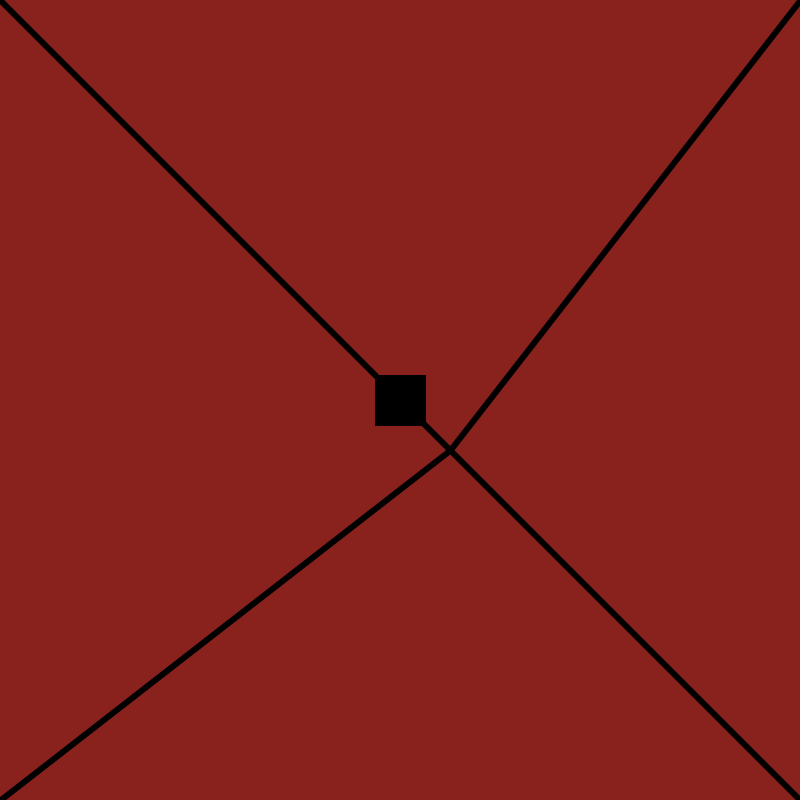
Frame 1 (no input)
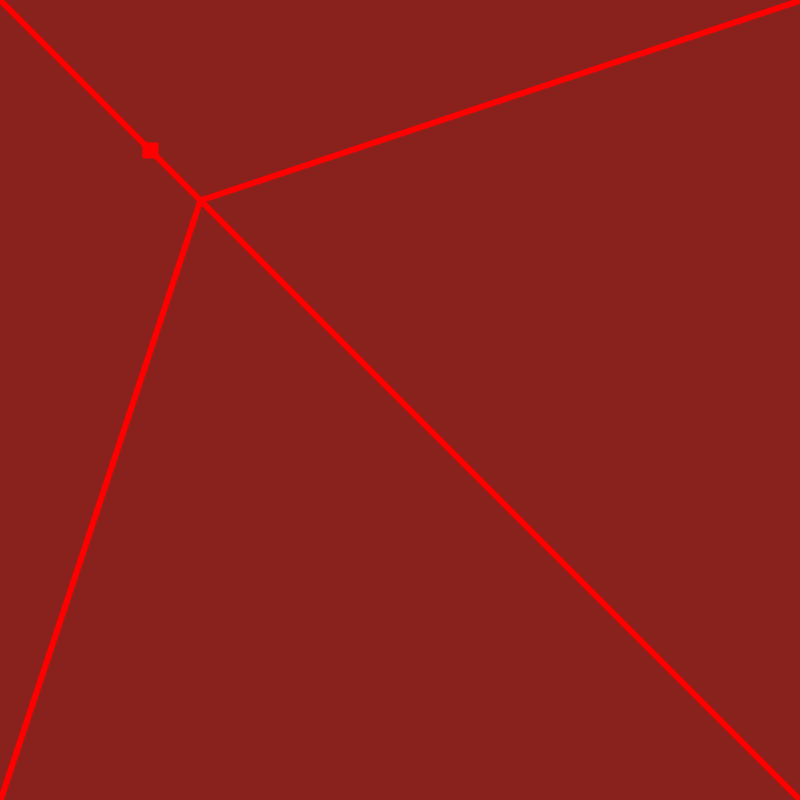
Frame 60 (the mouse pressed at the canvas centre just before this capture)
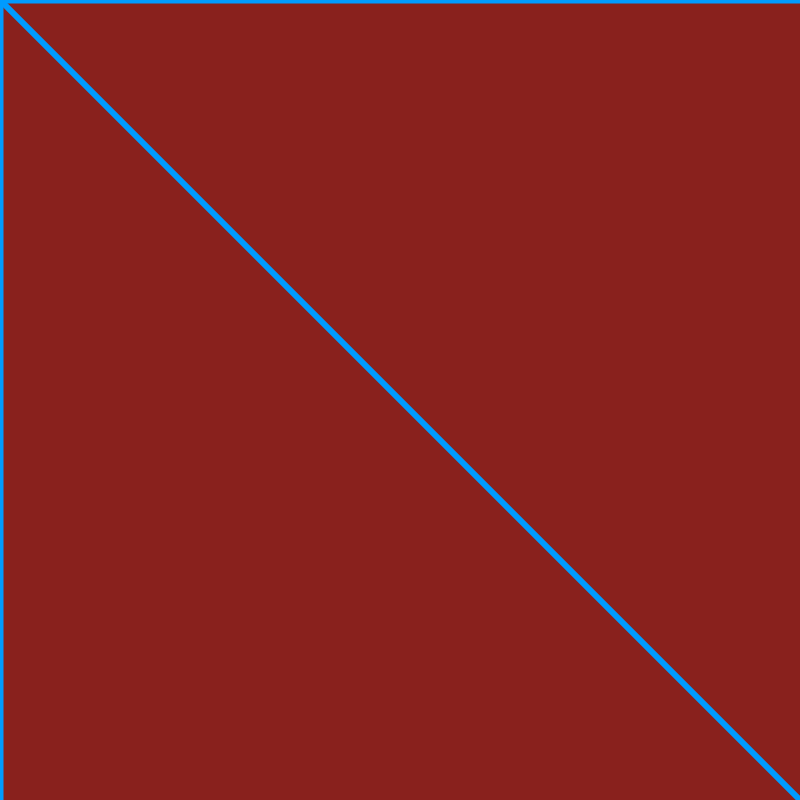
Frame 120 (the mouse held since frame 60 and released just before this capture)

The Processing sketch that drew these frames (run headless with seeded random() and noise(); from frame 60 on, the mouse is pressed at the canvas centre):

// Processing sketch: Rectangle_bounds
// ── Rectangle_bounds.pde
// Variables globales
float x = 0;
float y = 0;
float xInc = 50; // Velocidad en x
float yInc = 50; // Velocidad en y
float d = 50; // diametro
color c = color(#FABC23); // Color 

// Se ejecuta una vez la subrutina setup
void setup()
{
  size(800,800); // Make a window
  x = width /2;
  y = height/2;
}

// Ciclo de animación 60 veces/cuadros por segundo
void draw()
{
  //ellipse(width/2, height/2, 125,125); // Circulo en el centro
  //background(255,0,0); // RGB y HSB
  background(#89211D); // RGB hexadecimal y HSB
  
  //rect(x, y, d, d);
  
  //rectMode(CORNERS);  // Set rectMode to CORNERS
  rectMode(CENTER);  // Set rectMode to CORNERS

  fill(c);  // Set fill to gray
  rect(x, y, d, d);  // Draw gray rect using CORNERS mode
  
  //ellipse(x, y, d,d);
  stroke(#FFFFFF); // Linea
  strokeWeight(6); // Grosor
  fill(#725CA5); // Rellenar
  
  //ellipse(mouseX, mouseY, 125,125); // Dibujar el circulo según el parametro de x y y del mouse
  if(x >= width - d/2 || x <= d/2)
  {
    xInc *= -1;
  }
  else if(y >= height - d/2 || y <= d/2)
  {
    yInc *= -1;
  }
   x += xInc;
   y += yInc;
   stroke(c);//(#76C7EA);
   line(0,0,x, y);
   line(width,0,x, y);
   line(0,height,x, y);
   line(width,height,x, y);

    d = map(mouseY,0, height, 10, 100); // Mapeo linear de valores
    colorMode(HSB);
    c = color(mouseX%256, 255, 255);
}
